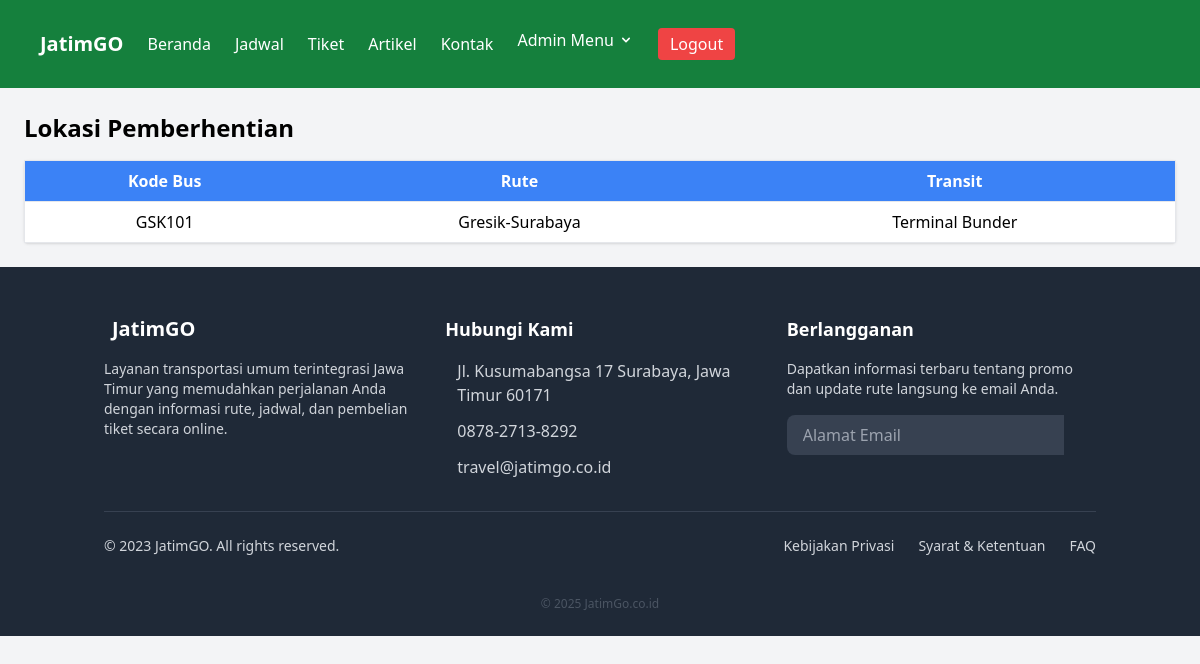
/pweb/rute.php (signed in), run on the app's committed database.
### tables this page shows
CREATE TABLE `tb_rute` (
  `id_rute` int(11) NOT NULL,
  `transit` varchar(100) NOT NULL,
  `id_bus` int(11) NOT NULL
);

CREATE TABLE `tb_armada` (
  `id` int(3) NOT NULL,
  `kode_bus` varchar(6) NOT NULL,
  `rute` varchar(100) NOT NULL
);

### pweb/rute.php (the view, shortened to what this page needs)
<?php
include_once("config/koneksi.php");
if (isset($_SESSION['username'])) {
    $role = $_SESSION['role'];
    if ($role == 'admin') {
        $query = "SELECT tb_armada.kode_bus, tb_armada.rute, tb_rute.transit, tb_armada.id AS id_bus
                  FROM tb_armada
                  JOIN tb_rute ON tb_armada.id = tb_rute.id_bus";
        $result = $conn->query($query);
    } else {
        $query = "SELECT tb_armada.kode_bus, tb_armada.rute, tb_rute.transit
                  FROM tb_armada
                  JOIN tb_rute ON tb_armada.id = tb_rute.id_bus";
        $result = $conn->query($query);
    }
}
?>
<!DOCTYPE html>
<html lang="id">
<head>
    <script src="https://cdn.tailwindcss.com"></script>
</head>
<body class="bg-gray-100">
<nav class="bg-green-700 p-4">
        <ul class="flex justify-between text-white">
        <body class="bg-gray-100">
    <?php include_once("includes/navbar.php"); ?>
        </ul>
    </nav>
    <div class="p-6">
        <h1 class="text-2xl font-bold mb-4">Lokasi Pemberhentian</h1>
        <table class="w-full border bg-white shadow rounded">
            <thead class="bg-blue-500 text-white">
                <tr>
                    <th class="p-2">Kode Bus</th>
                    <th class="p-2">Rute</th>
                    <th class="p-2">Transit</th>
                </tr>
            </thead>
            <tbody>
                <?php while ($row = $result->fetch_assoc()): ?>
                <tr class="text-center border-t">
                    <td class="p-2"><?= $row['kode_bus']; ?></td>
                    <td class="p-2"><?= $row['rute']; ?></td>
                    <td class="p-2"><?= $row['transit']; ?></td>
                </tr>
                <?php endwhile; ?>
            </tbody>
        </table>
    </div>
</body>
</html>

### data on the page
tb_rute: id_bus.kode_bus "GSK101", id_bus.rute "Gresik-Surabaya", transit "Terminal Bunder"
